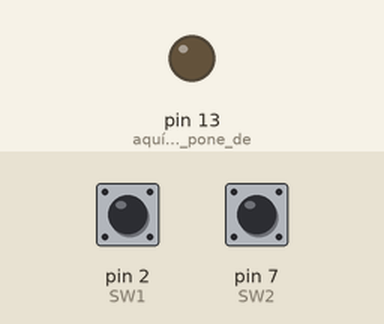
The sketch below on a simulated Arduino Uno, built with avr-gcc and run on an emulated ATmega328P. Parts: output pins drawn as LEDs (lit = HIGH). The inputs (shaded band) are chosen by the test bench; at power-on: pin 2 (SW1) LOW, pin 7 (SW2) LOW.

Above: at 1.2 s.
1.3 s: pin 2 (SW1) pulled HIGH for 0.15 s
At 1.6 s:
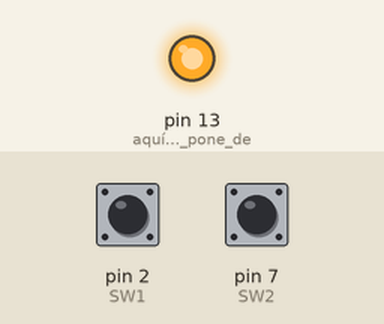
2.9 s: pin 7 (SW2) pulled HIGH for 0.15 s
At 4.0 s:
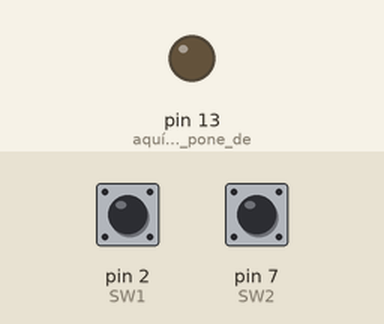
4.5 s: pin 2 (SW1) pulled HIGH for 1 s
At 5.3 s:
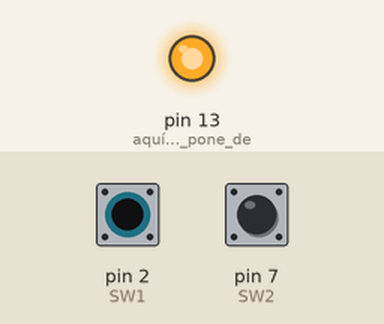
Timing chart, 0 to 7.5 s (numbered marks = the images above; inputs shaded):
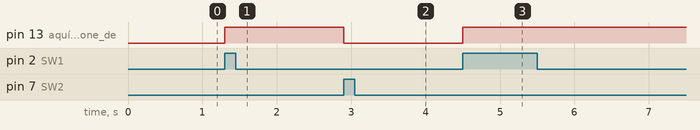

The sketch:

reto08.ino
```cpp
void setup() {
  // put your setup code here, to run once:
  pinMode (13, OUTPUT);// aquí el pin 13 se pone de salida
  pinMode (2, INPUT);//SW1
  pinMode (7, INPUT);//SW2
  digitalWrite (13,LOW);
}

void loop() {
  // put your main code here, to run repeatedly:
  if (digitalRead(2) == HIGH) {
    digitalWrite(13, HIGH);
  }
  else if (digitalRead(7) == HIGH) {
    digitalWrite(13, LOW);
  }

}
```

Measured:
- after the input at 1.3 s, pin 13 (aquí_el_pin_13_se_pone_de): LOW → HIGH at once
- after the input at 2.9 s, pin 13 (aquí_el_pin_13_se_pone_de): HIGH → LOW at once
- after the input at 4.5 s, pin 13 (aquí_el_pin_13_se_pone_de): LOW → HIGH at once
